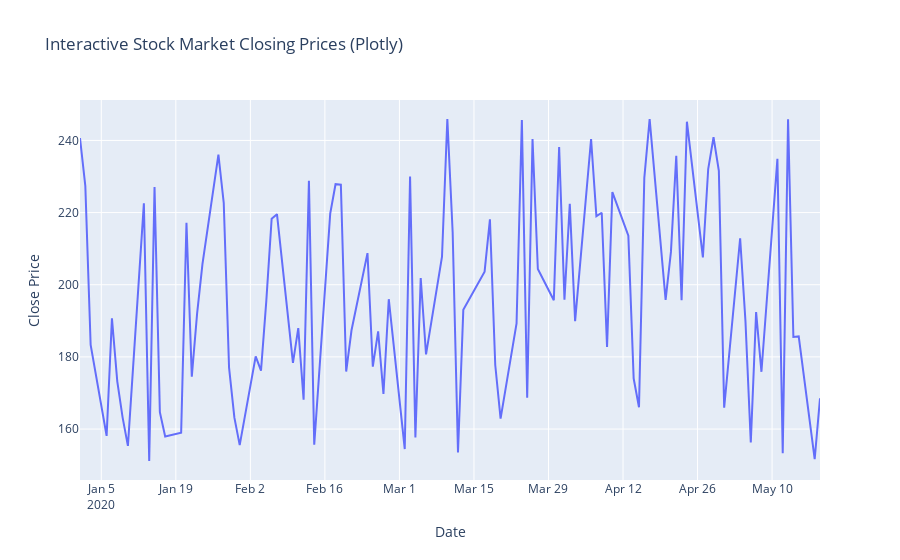

This figure's notebook cell:
### Code cell
# Matplotlib: Plotting 'Close' prices over time
plt.figure(figsize=(12, 6))
plt.plot(df_stock.index, df_stock['Close'], label='Close Price', color='blue')
plt.title('Stock Market Closing Prices Over Time (Matplotlib)')
plt.xlabel('Date')
plt.ylabel('Close Price')
plt.legend()
plt.show()

# Seaborn: Using Seaborn's styling on the same plot
sns.set(style="darkgrid")
plt.figure(figsize=(12, 6))
sns.lineplot(data=df_stock, x=df_stock.index, y='Close', label='Close Price', color='red')
plt.title('Stock Market Closing Prices Over Time (Seaborn)')
plt.xlabel('Date')
plt.ylabel('Close Price')
plt.legend()
plt.show()


# Creating an interactive line plot with Plotly
fig = px.line(df_stock, y='Close', title='Interactive Stock Market Closing Prices (Plotly)')
fig.update_xaxes(title_text='Date')
fig.update_yaxes(title_text='Close Price')
# fig.show() would display the plot in an interactive environment
